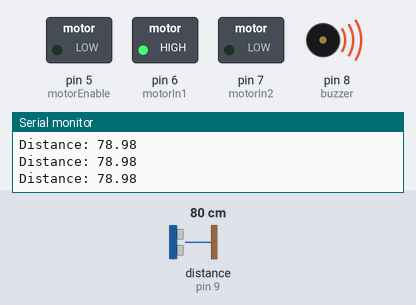
Recording of a sketch running on a simulated Arduino Uno, built with avr-gcc and run on an emulated ATmega328P. On the bench: switched loads named in the sketch (green lamp = pin HIGH), buzzer (waves = sounding, pin HIGH), the last lines printed to the serial monitor. Wiring (inferred from the names in the program): ultrasonic range finder: trigger pin 9; echo pin 9. The inputs (shaded band) are chosen by the test bench; at power-on: distance to the obstacle (sensor on pin 9) 80 cm. The echo pulse lasts 58.3 µs per cm.

Above: at 1.2 s.
1.3 s: distance to the obstacle (sensor on pin 9) set to 149 cm
2.8 s: distance to the obstacle (sensor on pin 9) set to 158 cm
At 3.8 s:
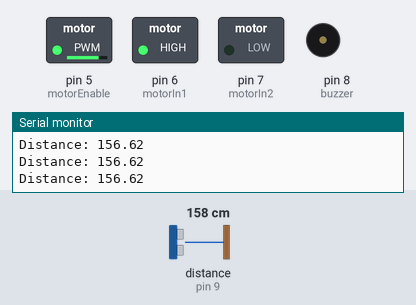
4.4 s: distance to the obstacle (sensor on pin 9) set to 2 cm
At 5.4 s:
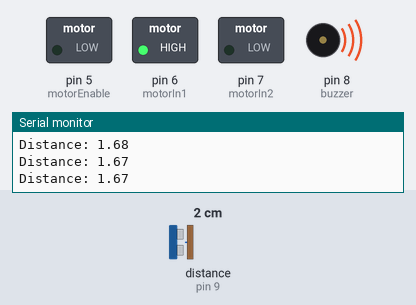
6.0 s: distance to the obstacle (sensor on pin 9) set to 250 cm
At 7.4 s:
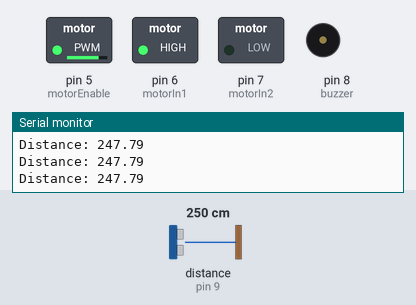
Timing chart, 0 to 8.5 s (numbered marks = the images above; inputs shaded):
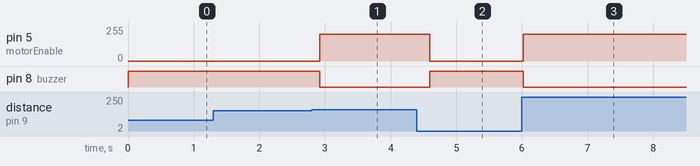

The sketch:

Week_12.ino
```cpp
#define sensorPin 9

#define motorEnable 5
#define motorIn1 6
#define motorIn2 7

#define buzzer 8

long duration;
float distance;

void setup() {
  pinMode(sensorPin, OUTPUT);

  pinMode(motorEnable, OUTPUT);
  pinMode(motorIn1, OUTPUT);
  pinMode(motorIn2, OUTPUT);

  pinMode(buzzer, OUTPUT);

  Serial.begin(9600);
  digitalWrite(motorIn1, HIGH);
  digitalWrite(motorIn2, LOW);
  analogWrite(motorEnable, 200);
}

void loop() {
  pinMode(sensorPin, OUTPUT);
  digitalWrite(sensorPin, LOW);
  delayMicroseconds(2);
  digitalWrite(sensorPin, HIGH);
  delayMicroseconds(10);
  digitalWrite(sensorPin, LOW);

  pinMode(sensorPin, INPUT);
  duration = pulseIn(sensorPin, HIGH);

  distance = duration * 0.034 / 2;

  Serial.print("Distance: ");
  Serial.println(distance);

  if (distance > 0 && distance <= 152) {
    analogWrite(motorEnable, 0);
    digitalWrite(buzzer, HIGH);
  } else {
    analogWrite(motorEnable, 200);
    digitalWrite(buzzer, LOW);
  }

  delay(200);
}
```

Measured:
- the behaviour switches between 153 and 154 cm on distance to the obstacle (sensor on pin 9) (found by bisection; images 0 and 1)
- after the input at 2.8 s, pin 5 (motorEnable): 0/255 → 200/255 after 0.12 s; pin 8 (buzzer): HIGH → LOW after 0.12 s
- after the input at 4.4 s, pin 5 (motorEnable): 200/255 → 0/255 after 0.20 s; pin 8 (buzzer): LOW → HIGH after 0.20 s
- after the input at 6.0 s, pin 5 (motorEnable): 0/255 → 200/255 at once; pin 8 (buzzer): HIGH → LOW at once
